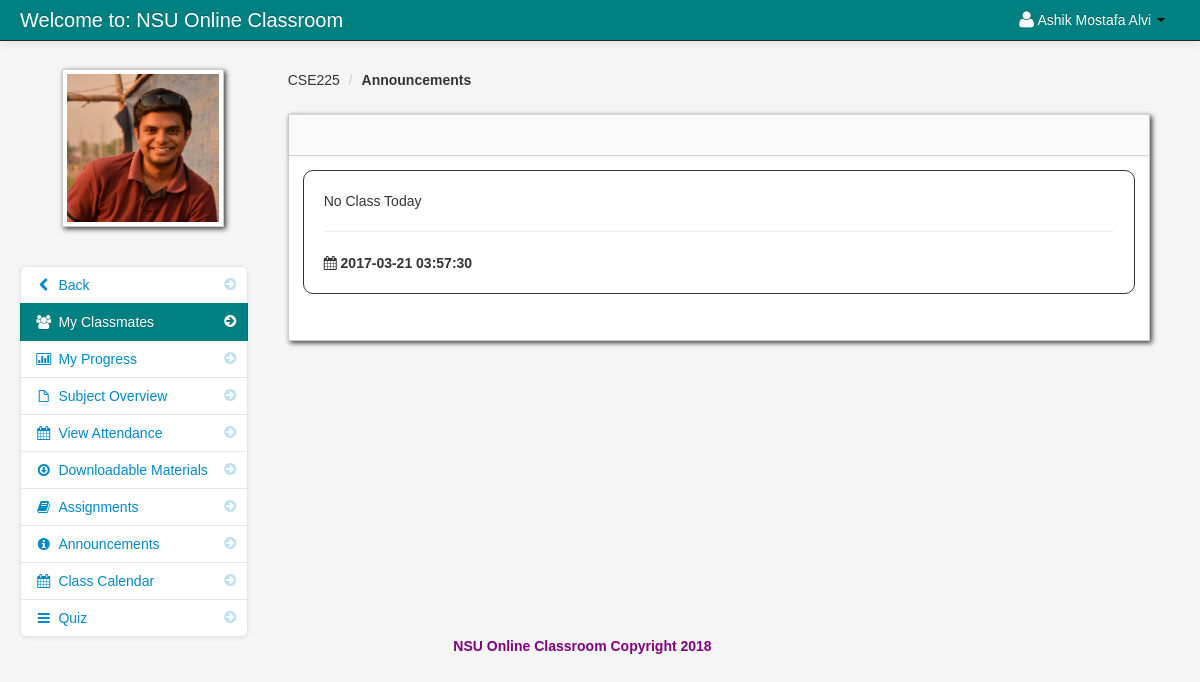
The app's page /announcements_student.php?id=2 (signed in) with its own data.
### tables this page shows
CREATE TABLE `student` (
  `student_id` int(11) NOT NULL,
  `firstname` varchar(100) NOT NULL,
  `lastname` varchar(100) NOT NULL,
  `class_id` int(11) NOT NULL,
  `username` varchar(100) NOT NULL,
  `password` varchar(100) NOT NULL,
  `email` varchar(100) NOT NULL,
  `contact_number` int(12) NOT NULL,
  `location` varchar(100) NOT NULL,
  `status` varchar(100) NOT NULL
);

CREATE TABLE `teacher_class` (
  `teacher_class_id` int(11) NOT NULL,
  `teacher_id` int(11) NOT NULL,
  `class_id` int(11) NOT NULL,
  `semester` varchar(100) NOT NULL,
  `thumbnails` varchar(100) NOT NULL,
  `school_year` varchar(100) NOT NULL,
  `class_title` varchar(100) NOT NULL,
  `description` longtext NOT NULL,
  `Credit` int(11) NOT NULL,
  `Pre_req` varchar(100) NOT NULL
);

CREATE TABLE `class` (
  `class_id` int(11) NOT NULL,
  `class_name` varchar(100) NOT NULL
);

CREATE TABLE `teacher_class_announcements` (
  `teacher_class_announcements_id` int(11) NOT NULL,
  `content` varchar(500) NOT NULL,
  `teacher_id` varchar(100) NOT NULL,
  `teacher_class_id` int(11) NOT NULL,
  `date` varchar(50) NOT NULL
);

### session.php (called while the page is built, shortened)
<?php
$session_id=$_SESSION['id'];
?>

### announcements_student.php (the view, shortened to what this page needs)
<?php include('header_dashboard.php'); ?>
<?php include('session.php'); ?>
<?php $get_id = $_GET['id']; ?>
    <body>
		<?php include('navbar_student.php'); ?>
        <div class="container-fluid">
            <div class="row-fluid">
				<?php include('my_classmates_link.php'); ?>
                <div class="span9" id="content">
                     <div class="row-fluid">
										<?php $class_query = mysql_query("select * from teacher_class
										LEFT JOIN class ON class.class_id = teacher_class.class_id
										where teacher_class_id = '$get_id'")or die(mysql_error());
										$class_row = mysql_fetch_array($class_query);
										?>
					     <ul class="breadcrumb">
							<li><a href="#"><?php echo $class_row['class_name']; ?></a> <span class="divider">/</span></li>
							<li><a href="#"><b>Announcements</b></a></li>
						</ul>
                        <div id="block_bg" class="block">
                            <div class="navbar navbar-inner block-header">
                            </div>
                            <div class="block-content collapse in">
                                <div class="span12">
								 <?php
								 $query_announcement = mysql_query("select * from teacher_class_announcements
																	where  teacher_class_id = '$get_id' order by date DESC
																	")or die(mysql_error());
								$count = mysql_num_rows($query_announcement);
								if ($count > 0){
								 while($row = mysql_fetch_array($query_announcement)){
								 $id = $row['teacher_class_announcements_id'];
								 ?>
											<div class="post"  id="del<?php echo $id; ?>">
											<?php echo $row['content']; ?>
											<hr>
											<strong><i class="icon-calendar"></i> <?php echo $row['date']; ?></strong>
											</div>
								<?php }}else{ ?>
								<div class="alert alert-info"><i class="icon-info-sign"></i> No Announcements Found.</div>
								<?php } ?>
                                </div>
                            </div>
                        </div>
                    </div>
                </div>
                </div>
            </div>
		<?php include('footer.php'); ?>
		<?php include('script.php'); ?>
    </body>
</html>

### navbar_student.php (shortened to what this page needs)
<div class="navbar navbar-fixed-top navbar-inverse">
        <div class="navbar-inner">
            <div class="container-fluid">
                <a class="brand" href="#">Welcome to: NSU Online Classroom</a>
					<div class="nav-collapse collapse">
						<ul class="nav pull-right">
							<?php $query= mysql_query("select * from student where student_id = '$session_id'")or die(mysql_error());
									$row = mysql_fetch_array($query);
							?>
							<li class="dropdown">
								<a href="#" role="button" class="dropdown-toggle" data-toggle="dropdown"> <i class="icon-user icon-large"></i><?php echo $row['firstname']." ".$row['lastname'];  ?> <i class="caret"></i></a>
							</li>
						</ul>
					</div>
            </div>
        </div>
</div>

### my_classmates_link.php
<div class="span3" id="sidebar">
	<img id="avatar" src="admin/<?php echo $row['location']; ?>" class="img-polaroid">
		<ul class="nav nav-list bs-docs-sidenav nav-collapse collapse">
				<li class=""><a href="dashboard_student.php"><i class="icon-chevron-right"></i><i class="icon-chevron-left"></i>&nbsp;Back</a></li>
				<li class="active"><a href="my_classmates.php<?php echo '?id='.$get_id; ?>"><i class="icon-chevron-right"></i><i class="icon-group"></i>&nbsp;My Classmates</a></li>
				<li class=""><a href="progress.php<?php echo '?id='.$get_id; ?>"><i class="icon-chevron-right"></i><i class="icon-bar-chart"></i>&nbsp;My Progress</a></li>
				<li class=""><a href="subject_overview_student.php<?php echo '?id='.$get_id; ?>"><i class="icon-chevron-right"></i><i class="icon-file"></i>&nbsp;Subject Overview</a></li>
				<li class=""><a href="student_attendance.php<?php echo '?id='.$get_id; ?>"><i class="icon-chevron-right"></i><i class="icon-calendar"></i>&nbsp;View Attendance</a></li>
				<li class=""><a href="downloadable_student.php<?php echo '?id='.$get_id; ?>"><i class="icon-chevron-right"></i><i class="icon-download"></i>&nbsp;Downloadable Materials</a></li>
				<li class=""><a href="assignment_student.php<?php echo '?id='.$get_id; ?>"><i class="icon-chevron-right"></i><i class="icon-book"></i>&nbsp;Assignments</a></li>
				<li class=""><a href="announcements_student.php<?php echo '?id='.$get_id; ?>"><i class="icon-chevron-right"></i><i class="icon-info-sign"></i>&nbsp;Announcements</a></li>
				<li class=""><a href="class_calendar_student.php<?php echo '?id='.$get_id; ?>"><i class="icon-chevron-right"></i><i class="icon-calendar"></i>&nbsp;Class Calendar</a></li>
				<li class=""><a href="student_quiz_list.php<?php echo '?id='.$get_id; ?>"><i class="icon-chevron-right"></i><i class="icon-reorder"></i>&nbsp;Quiz</a></li>
		</ul>
</div>

### admin/assets/styles.css (style rules this page uses)
body { padding-top: 60px; padding-bottom: 40px; background-color: #f5f5f5; }
#content { margin-left:0px; }
.breadcrumb { margin: 0 0 0px; padding: 10px 0px; background-color: transparent; }
.block { background: url("../images/pixel-60fff.png") repeat scroll 0 0 rgba(0, 0, 0, 0) !important; border: 1px solid #ccc; background: white; margin: 1em 0em; border-top: none; -webkit-box-shadow: 2px 2px 5px rgba(0, 0, 6, 0.75); -moz-box-shadow: 2px 2px 5px rgba(0, 0, 6, 0.75); box-shadow: 2px 2px 5px rgba(0, 0, 6, 0.75); }
.block-content { margin: 1em; min-height: .25em; }
.block-header { margin-bottom: 0px; border-right: none; border-left: none; -webkit-border-radius: 0px; -moz-border-radius: 0px; border-radius: 0px; }
.bs-docs-sidenav { max-width: 228px; margin: 30px 0 0; padding: 0; background-color: #fff; -webkit-border-radius: 6px; -moz-border-radius: 6px; border-radius: 6px; -webkit-box-shadow: 0 1px 4px rgba(0,0,0,.065); -moz-box-shadow: 0 1px 4px rgba(0,0,0,.065); box-shadow: 0 1px 4px rgba(0,0,0,.065); }
.bs-docs-sidenav > li > a { display: block; width: 190px \9; margin: 0 0 -1px; padding: 8px 14px; border: 1px solid #e5e5e5; }
.bs-docs-sidenav > li:first-child > a { -webkit-border-radius: 6px 6px 0 0; -moz-border-radius: 6px 6px 0 0; border-radius: 6px 6px 0 0; }
.bs-docs-sidenav > li:last-child > a { -webkit-border-radius: 0 0 6px 6px; -moz-border-radius: 0 0 6px 6px; border-radius: 0 0 6px 6px; }
.bs-docs-sidenav > .active > a { position: relative; z-index: 2; padding: 9px 15px; border: 0; text-shadow: 0 1px 0 rgba(0,0,0,.15); -webkit-box-shadow: inset 1px 0 0 rgba(0,0,0,.1), inset -1px 0 0 rgba(0,0,0,.1); -moz-box-shadow: inset 1px 0 0 rgba(0,0,0,.1), inset -1px 0 0 rgba(0,0,0,.1); box-shadow: inset 1px 0 0 rgba(0,0,0,.1), inset -1px 0 0 rgba(0,0,0,.1); }
.bs-docs-sidenav .icon-chevron-right { float: right; margin-top: 2px; margin-right: -6px; opacity: .25; }
.bs-docs-sidenav .active .icon-chevron-right, .bs-docs-sidenav .active a:hover .icon-chevron-right { opacity: 1; }

### records on screen
student: firstname "Ashik Mostafa", lastname "Alvi", location (picture)
teacher_class: class.class_name "CSE225"
teacher_class_announcements: content "No Class Today", date "2017-03-21 03:57:30"
